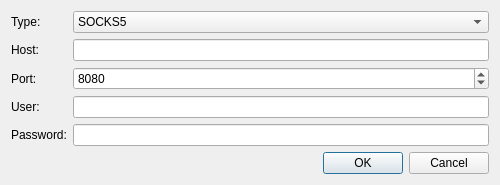
<?xml version="1.0" encoding="UTF-8"?>
<ui version="4.0">
 <class>ProxyConfigDialog</class>
 <widget class="QDialog" name="ProxyConfigDialog">
  <property name="geometry">
   <rect>
    <x>0</x>
    <y>0</y>
    <width>500</width>
    <height>172</height>
   </rect>
  </property>
  <property name="windowTitle">
   <string>Proxy</string>
  </property>
  <layout class="QFormLayout" name="formLayout">
   <item row="0" column="0">
    <widget class="QLabel" name="label_8">
     <property name="text">
      <string>Type:</string>
     </property>
     <property name="buddy">
      <cstring>ProxyType_</cstring>
     </property>
    </widget>
   </item>
   <item row="0" column="1">
    <widget class="QComboBox" name="ProxyType_">
     <item>
      <property name="text">
       <string notr="true">SOCKS5</string>
      </property>
     </item>
     <item>
      <property name="text">
       <string notr="true">HTTP</string>
      </property>
     </item>
     <item>
      <property name="text">
       <string notr="true">Caching HTTP</string>
      </property>
     </item>
     <item>
      <property name="text">
       <string notr="true">Caching FTP</string>
      </property>
     </item>
     <item>
      <property name="text">
       <string>None</string>
      </property>
     </item>
    </widget>
   </item>
   <item row="1" column="0">
    <widget class="QLabel" name="label_7">
     <property name="text">
      <string>Host:</string>
     </property>
     <property name="buddy">
      <cstring>ProxyHost_</cstring>
     </property>
    </widget>
   </item>
   <item row="1" column="1">
    <widget class="QLineEdit" name="ProxyHost_"/>
   </item>
   <item row="2" column="0">
    <widget class="QLabel" name="label_6">
     <property name="text">
      <string>Port:</string>
     </property>
     <property name="buddy">
      <cstring>ProxyPort_</cstring>
     </property>
    </widget>
   </item>
   <item row="2" column="1">
    <widget class="QSpinBox" name="ProxyPort_">
     <property name="minimum">
      <number>1</number>
     </property>
     <property name="maximum">
      <number>65535</number>
     </property>
     <property name="value">
      <number>8080</number>
     </property>
    </widget>
   </item>
   <item row="3" column="0">
    <widget class="QLabel" name="label_4">
     <property name="text">
      <string>User:</string>
     </property>
     <property name="buddy">
      <cstring>ProxyUser_</cstring>
     </property>
    </widget>
   </item>
   <item row="3" column="1">
    <widget class="QLineEdit" name="ProxyUser_"/>
   </item>
   <item row="4" column="0">
    <widget class="QLabel" name="label_5">
     <property name="text">
      <string>Password:</string>
     </property>
     <property name="buddy">
      <cstring>ProxyPassword_</cstring>
     </property>
    </widget>
   </item>
   <item row="4" column="1">
    <widget class="QLineEdit" name="ProxyPassword_"/>
   </item>
   <item row="5" column="0" colspan="2">
    <widget class="QDialogButtonBox" name="buttonBox">
     <property name="orientation">
      <enum>Qt::Horizontal</enum>
     </property>
     <property name="standardButtons">
      <set>QDialogButtonBox::Cancel|QDialogButtonBox::Ok</set>
     </property>
    </widget>
   </item>
  </layout>
 </widget>
 <resources/>
 <connections>
  <connection>
   <sender>buttonBox</sender>
   <signal>accepted()</signal>
   <receiver>ProxyConfigDialog</receiver>
   <slot>accept()</slot>
   <hints>
    <hint type="sourcelabel">
     <x>248</x>
     <y>254</y>
    </hint>
    <hint type="destinationlabel">
     <x>157</x>
     <y>274</y>
    </hint>
   </hints>
  </connection>
  <connection>
   <sender>buttonBox</sender>
   <signal>rejected()</signal>
   <receiver>ProxyConfigDialog</receiver>
   <slot>reject()</slot>
   <hints>
    <hint type="sourcelabel">
     <x>316</x>
     <y>260</y>
    </hint>
    <hint type="destinationlabel">
     <x>286</x>
     <y>274</y>
    </hint>
   </hints>
  </connection>
 </connections>
</ui>
